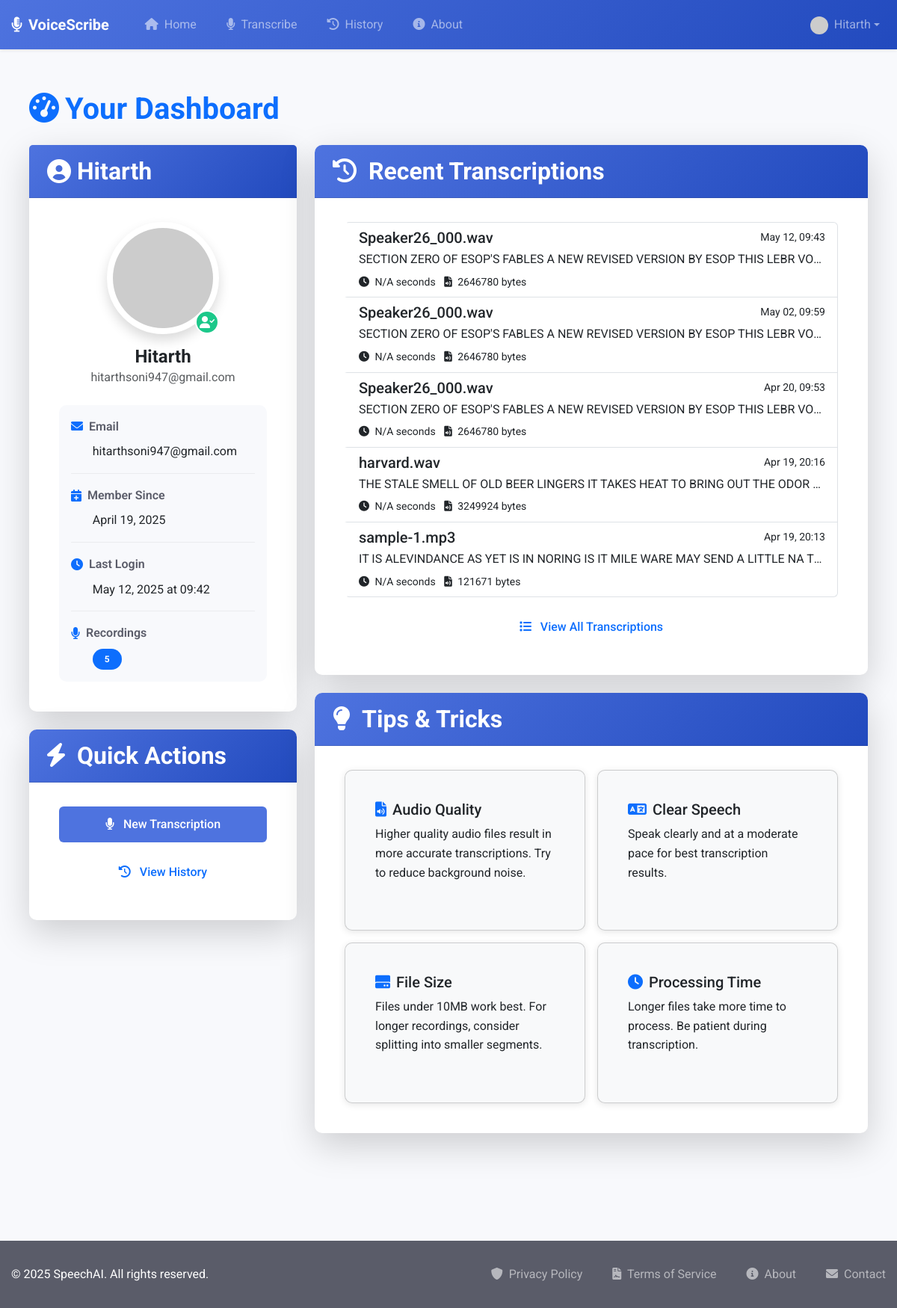
The app's page /dashboard (signed in) with its own data.
### app/models/user.py (models this page shows, shortened)
class User(db.Model, UserMixin):
    __tablename__ = 'users'
    id = db.Column(db.Integer, primary_key=True)
    username = db.Column(db.String(80), unique=True, nullable=False, index=True)
    email = db.Column(db.String(120), unique=True, nullable=False, index=True)
    password_hash = db.Column(db.String(128), nullable=False)
    created_at = db.Column(db.DateTime, default=datetime.utcnow)
    last_login = db.Column(db.DateTime, nullable=True)
    is_active = db.Column(db.Boolean, default=True)
    recordings = db.relationship('Recording', backref='user', lazy='dynamic', cascade='all, delete-orphan')

### app/models/recording.py (models this page shows, shortened)
class Recording(db.Model):
    __tablename__ = 'recordings'
    id = db.Column(db.Integer, primary_key=True)
    filename = db.Column(db.String(255), nullable=False)
    text = db.Column(db.Text, nullable=True)  # Original text field
    transcription = db.Column(db.Text, nullable=True)  # New transcription field
    timestamp = db.Column(db.DateTime, default=datetime.utcnow)
    created_at = db.Column(db.DateTime, default=datetime.utcnow)  # Added for compatibility
    duration = db.Column(db.Float, nullable=True)  # Duration in seconds
    file_size = db.Column(db.Integer, nullable=True)  # Size in bytes
    original_filename = db.Column(db.String(255), nullable=True)  # Added for compatibility
    display_name = db.Column(db.String(255), nullable=True)  # Custom name field
    user_id = db.Column(db.Integer, db.ForeignKey('users.id'), nullable=False)

### app/routes/main.py (the view)
@main_bp.route('/dashboard')
@login_required
def dashboard():
    recent_recordings = Recording.query.filter_by(user_id=current_user.id) \
        .order_by(Recording.timestamp.desc()) \
        .limit(5) \
        .all()
    return render_template('dashboard/index.html',
                           user=current_user,
                           recordings=recent_recordings)

### app/templates/dashboard/index.html (shortened to what this page needs)
{% extends 'base.html' %}
{% block content %}
<div class="dashboard-container">
    <div class="dashboard-page animate__animated animate__fadeIn">
        <h1 class="mb-4 text-primary fw-bold">
            <i class="fas fa-tachometer-alt me-2"></i>Your Dashboard
        </h1>
        <div class="row">
            <div class="col-md-4">
                <div class="card shadow-lg border-0 rounded-lg mb-4 profile-card">
                    <div class="card-header bg-gradient-primary text-white">
                        <h2 class="mb-0 fw-bold d-flex align-items-center">
                            <i class="fas fa-user-circle me-2"></i>
                            <span class="text-truncate">{{ user.username }}</span>
                        </h2>
                    </div>
                    <div class="card-body">
                        <div class="text-center mb-4">
                            <div class="avatar-container mx-auto">
                                <img src="https://www.gravatar.com/avatar/{{ user.email|lower|trim|md5 }}?s=150&d=identicon"
                                     class="rounded-circle img-thumbnail shadow" alt="Profile Picture">
                                <div class="avatar-badge">
                                    <i class="fas fa-user-check"></i>
                                </div>
                            </div>
                            <h4 class="mt-3 mb-0 fw-bold">{{ user.username }}</h4>
                            <p class="text-muted">{{ user.email }}</p>
                        </div>
                        <div class="user-info-container">
                            <div class="user-info-item">
                                <div class="info-label">
                                    <i class="fas fa-envelope me-2 text-primary"></i>
                                    <span>Email</span>
                                </div>
                                <div class="info-value text-break">{{ user.email }}</div>
                            </div>
                            <div class="user-info-item">
                                <div class="info-label">
                                    <i class="fas fa-calendar-plus me-2 text-primary"></i>
                                    <span>Member Since</span>
                                </div>
                                <div class="info-value">{{ user.created_at.strftime('%B %d, %Y') }}</div>
                            </div>
                            <div class="user-info-item">
                                <div class="info-label">
                                    <i class="fas fa-clock me-2 text-primary"></i>
                                    <span>Last Login</span>
                                </div>
                                <div class="info-value">{{ user.last_login.strftime('%B %d, %Y at %H:%M') if user.last_login else 'N/A' }}</div>
                            </div>
                            <div class="user-info-item">
                                <div class="info-label">
                                    <i class="fas fa-microphone me-2 text-primary"></i>
                                    <span>Recordings</span>
                                </div>
                                <div class="info-value">
                                    <span class="badge bg-primary rounded-pill px-3 py-2">{{ recordings|length }}</span>
                                </div>
                            </div>
                        </div>
                    </div>
                </div>
                <div class="card shadow-lg border-0 rounded-lg">
                    <div class="card-header bg-gradient-primary text-white">
                        <h2 class="mb-0 fw-bold">
                            <i class="fas fa-bolt me-2"></i>
                            Quick Actions
                        </h2>
                    </div>
                    <div class="card-body">
                        <div class="d-grid gap-3">
                            <a href="{{ url_for('transcribe.index') }}" class="btn btn-primary btn-lg hover-scale">
                                <i class="fas fa-microphone me-2"></i> New Transcription
                            </a>
                            <a href="{{ url_for('main.history') }}" class="btn btn-outline-primary btn-lg hover-scale">
                                <i class="fas fa-history me-2"></i> View History
                            </a>
                        </div>
                    </div>
                </div>
            </div>
            <div class="col-md-8">
                <div class="card shadow-lg border-0 rounded-lg mb-4">
                    <div class="card-header bg-gradient-primary text-white">
                        <h2 class="mb-0 fw-bold">
                            <i class="fas fa-history me-2"></i>
                            Recent Transcriptions
                        </h2>
                    </div>
                    <div class="card-body">
                        {% if recordings %}
                            <div class="list-group">
                                {% for recording in recordings %}
                                <a href="{{ url_for('main.view_recording', recording_id=recording.id) }}"
                                   class="list-group-item list-group-item-action animate__animated animate__fadeIn"
                                   style="animation-delay: {{ loop.index0 * 0.1 }}s">
                                    <div class="d-flex w-100 justify-content-between">
                                        <h5 class="mb-1">{{ recording.display_name or recording.filename or 'Untitled Recording' }}</h5>
                                        <small>{{ recording.timestamp.strftime('%b %d, %H:%M') }}</small>
                                    </div>
                                    <p class="mb-1 text-truncate">{{ recording.text|default('No transcription available', true) }}</p>
                                    <small>
                                        <i class="fas fa-clock me-1"></i> {{ recording.duration|default('N/A', true) }} seconds
                                        <i class="fas fa-file-audio ms-2 me-1"></i> {{ recording.file_size|default('N/A', true) }} bytes
                                    </small>
                                </a>
                                {% endfor %}
                            </div>
                            {% if recordings|length >= 5 %}
                            <div class="d-grid mt-3">
                                <a href="{{ url_for('main.history') }}" class="btn btn-outline-primary hover-scale">
                                    <i class="fas fa-list me-2"></i> View All Transcriptions
                                </a>
                            </div>
                            {% endif %}
                        {% endif %}
                    </div>
                </div>
                <div class="card shadow-lg border-0 rounded-lg">
                    <div class="card-header bg-gradient-primary text-white">
                        <h2 class="mb-0 fw-bold">
                            <i class="fas fa-lightbulb me-2"></i>
                            Tips & Tricks
                        </h2>
                    </div>
                    <div class="card-body">
                        <div class="row g-3">
                            <div class="col-md-6">
                                <div class="card bg-light h-100 hover-card">
                                    <div class="card-body">
                                        <h5 class="card-title"><i class="fas fa-file-audio me-2 text-primary"></i>Audio Quality</h5>
                                        <p class="card-text">Higher quality audio files result in more accurate transcriptions. Try to reduce background noise.</p>
                                    </div>
                                </div>
                            </div>
                            <div class="col-md-6">
                                <div class="card bg-light h-100 hover-card">
                                    <div class="card-body">
                                        <h5 class="card-title"><i class="fas fa-language me-2 text-primary"></i>Clear Speech</h5>
                                        <p class="card-text">Speak clearly and at a moderate pace for best transcription results.</p>
                                    </div>
                                </div>
                            </div>
                            <div class="col-md-6">
                                <div class="card bg-light h-100 hover-card">
                                    <div class="card-body">
                                        <h5 class="card-title"><i class="fas fa-hdd me-2 text-primary"></i>File Size</h5>
                                        <p class="card-text">Files under 10MB work best. For longer recordings, consider splitting into smaller segments.</p>
                                    </div>
                                </div>
                            </div>
                            <div class="col-md-6">
                                <div class="card bg-light h-100 hover-card">
                                    <div class="card-body">
                                        <h5 class="card-title"><i class="fas fa-clock me-2 text-primary"></i>Processing Time</h5>
                                        <p class="card-text">Longer files take more time to process. Be patient during transcription.</p>
                                    </div>
                                </div>
                            </div>
                        </div>
                    </div>
                </div>
            </div>
        </div>
    </div>
</div>
{% endblock %}

### app/templates/base.html (shortened to what this page needs)
<!DOCTYPE html>
<html lang="en">
<head>
    <link rel="stylesheet" href="https://cdnjs.cloudflare.com/ajax/libs/font-awesome/6.0.0/css/all.min.css">
    <link href="https://cdn.jsdelivr.net/npm/bootstrap@5.3.0-alpha1/dist/css/bootstrap.min.css" rel="stylesheet">
    <link rel="stylesheet" href="https://cdnjs.cloudflare.com/ajax/libs/animate.css/4.1.1/animate.min.css">
    <link rel="stylesheet" href="{{ url_for('static', filename='css/style.css') }}">
</head>
<body>
    {% include 'partials/navbar.html' %}
    <main>
        <div class="container">
            {% block content %}{% endblock %}
        </div>
    </main>
    <footer>
        <div class="container">
            <p class="mb-0">&copy; 2025 SpeechAI. All rights reserved.</p>
            <div class="footer-links">
                <a href="#"><i class="fas fa-shield-alt me-1"></i> Privacy Policy</a>
                <a href="#"><i class="fas fa-file-contract me-1"></i> Terms of Service</a>
                <a href="#" data-bs-toggle="modal" data-bs-target="#aboutModal">
                    <i class="fas fa-info-circle me-1"></i> About
                </a>
                <a href="#"><i class="fas fa-envelope me-1"></i> Contact</a>
            </div>
        </div>
    </footer>
</body>
</html>

### app/templates/partials/navbar.html (shortened to what this page needs)
<nav class="navbar navbar-expand-lg navbar-dark bg-gradient-primary sticky-top shadow-sm">
  <div class="container">
    <a class="navbar-brand d-flex align-items-center" href="{{ url_for('main.index') }}">
      <i class="fas fa-microphone-alt me-2"></i>
      <span class="fw-bold">VoiceScribe</span>
    </a>
    <div class="collapse navbar-collapse" id="navbarMain">
      <ul class="navbar-nav me-auto mb-2 mb-lg-0">
        <li class="nav-item">
          <a class="nav-link {% if request.endpoint == 'main.index' %}active{% endif %}"
             href="{{ url_for('main.index') }}">
            <i class="fas fa-home me-1"></i> Home
          </a>
        </li>
        {% if current_user.is_authenticated %}
        <li class="nav-item">
          <a class="nav-link {% if request.endpoint == 'transcribe.index' %}active{% endif %}"
             href="{{ url_for('transcribe.index') }}">
            <i class="fas fa-microphone me-1"></i> Transcribe
          </a>
        </li>
        <li class="nav-item">
          <a class="nav-link {% if request.endpoint == 'main.history' %}active{% endif %}"
             href="{{ url_for('main.history') }}">
            <i class="fas fa-history me-1"></i> History
          </a>
        </li>
        {% endif %}
        <li class="nav-item">
          <a class="nav-link {% if request.endpoint == 'main.about' %}active{% endif %}"
             href="{{ url_for('main.about') }}">
            <i class="fas fa-info-circle me-1"></i> About
          </a>
        </li>
      </ul>
      <ul class="navbar-nav ms-auto">
        {% if current_user.is_authenticated %}
          <li class="nav-item dropdown">
            <a class="nav-link dropdown-toggle d-flex align-items-center" href="#" id="userDropdown"
               role="button" data-bs-toggle="dropdown" aria-expanded="false">
              <div class="avatar-sm me-2">
                <img src="https://www.gravatar.com/avatar/{{ current_user.email|lower|trim|md5 }}?s=24&d=identicon"
                     class="rounded-circle" alt="Profile Picture">
              </div>
              <span>{{ current_user.username }}</span>
            </a>
          </li>
        {% endif %}
      </ul>
    </div>
  </div>
</nav>

### records on screen
User: username "Hitarth", email "hitarthsoni947@gmail.com", created_at "April 19, 2025", last_login "May 12, 2025 at 09:42"
Recording: display_name "Speaker26_000.wav", timestamp "May 12, 09:43", text "SECTION ZERO OF ESOP'S FABLES A NEW REVISED VERSION BY ESOP THIS LEBR VO…", duration "N/A", file_size "2646780"
Recording: display_name "Speaker26_000.wav", timestamp "May 02, 09:59", text "SECTION ZERO OF ESOP'S FABLES A NEW REVISED VERSION BY ESOP THIS LEBR VO…", duration "N/A", file_size "2646780"
Recording: display_name "Speaker26_000.wav", timestamp "Apr 20, 09:53", text "SECTION ZERO OF ESOP'S FABLES A NEW REVISED VERSION BY ESOP THIS LEBR VO…", duration "N/A", file_size "2646780"
Recording: display_name "harvard.wav", timestamp "Apr 19, 20:16", text "THE STALE SMELL OF OLD BEER LINGERS IT TAKES HEAT TO BRING OUT THE ODOR…", duration "N/A", file_size "3249924"
Recording: display_name "sample-1.mp3", timestamp "Apr 19, 20:13", text "IT IS ALEVINDANCE AS YET IS IN NORING IS IT MILE WARE MAY SEND A LITTLE NA T…", duration "N/A", file_size "121671"

### other values on screen
{{ recordings|length }} "5"
